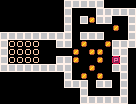

This game map was drawn from its Tiled (.tmx) file and the tilesets committed beside it. A one-line description and the full map source follow:
An orthogonal 17x13 tile map with 8x8 px tiles, 1 tile layer (tiles).

<map version="1.0" tiledversion="1.0.2" orientation="orthogonal" renderorder="left-up" width="17" height="13" tilewidth="8" tileheight="8" nextobjectid="1">
 <tileset firstgid="1" source="tileset.tsx" />
 <layer name="tiles" width="17" height="13">
  <data encoding="csv">
0,0,0,0,0,0,0,0,5,5,5,5,5,0,0,0,0,0,0,0,0,0,0,0,0,5,0,0,0,5,5,5,5,5,0,0,0,0,0,0,0,0,5,0,5,1,5,5,0,0,5,0,0,0,0,0,0,0,0,5,0,0,0,0,0,1,0,5,5,5,5,5,5,5,5,5,5,0,5,5,5,0,0,0,5,5,2,2,2,2,0,0,5,5,0,1,0,0,1,5,5,5,5,2,2,2,2,0,0,0,0,1,0,1,1,0,5,5,0,5,2,2,2,2,0,0,5,5,1,0,0,1,0,3,5,0,5,5,5,5,5,5,5,5,5,0,0,1,0,0,5,5,0,0,0,0,0,0,0,0,0,5,0,1,0,1,0,0,5,0,0,0,0,0,0,0,0,0,5,5,5,0,5,5,0,5,0,0,0,0,0,0,0,0,0,0,0,5,0,0,0,0,5,0,0,0,0,0,0,0,0,0,0,0,5,5,5,5,5,5,0
</data>
 </layer>
</map>
